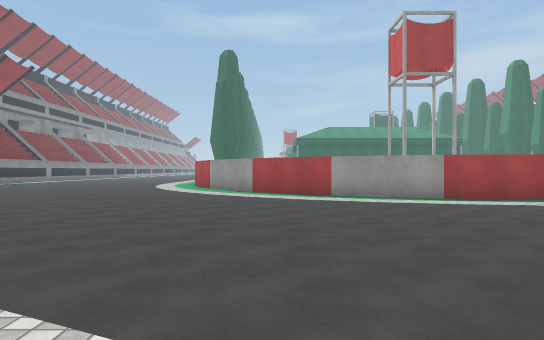
View 1 (above)

22 first-person views from a walk through a Unity game level. The camera is 1.3 m above the floor, looks level and sees 70° across. The floor is counted in squares, 2 m on a side. Each view is taken from the middle of a square. On the plan, view 1 faces up. The plan holds only what a view shows up to about 11 squares ahead; the rest is blank. The place goes on beyond the plan. The player character is not drawn. Some surface patterns are stand-ins.

View 2
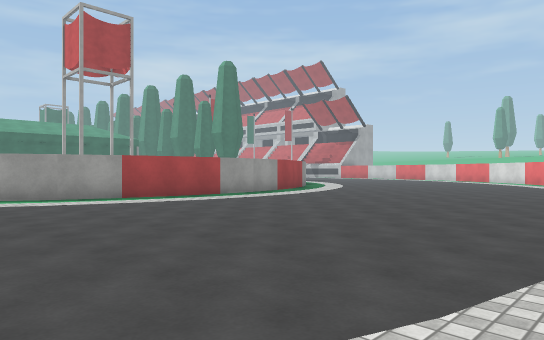

View 3
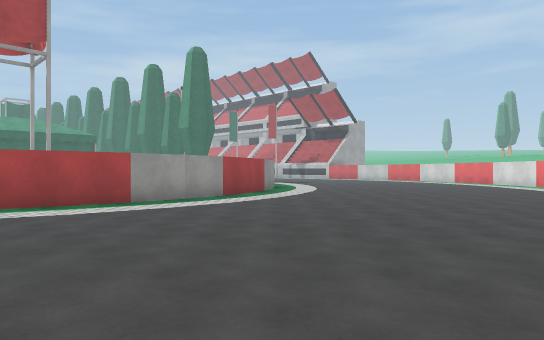

View 4
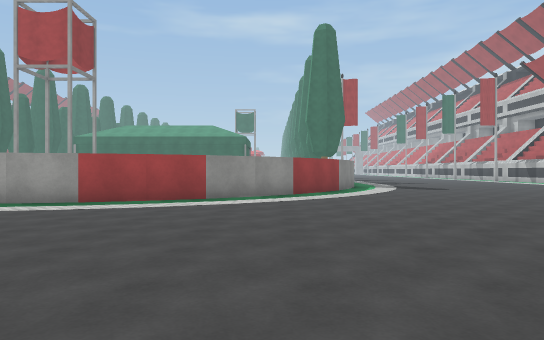

View 5
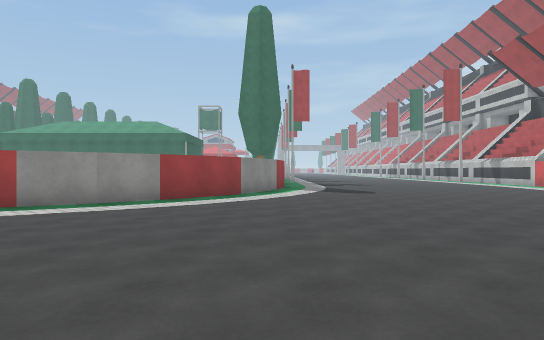

View 6
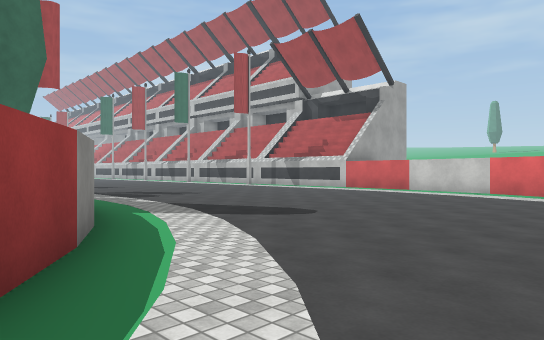

View 7
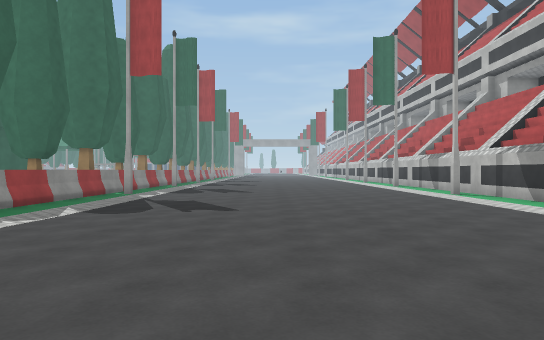

View 8
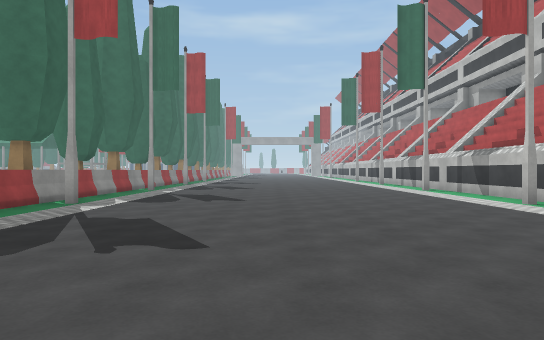

View 9
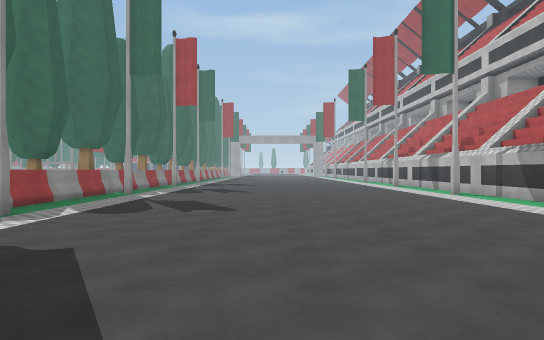

View 10
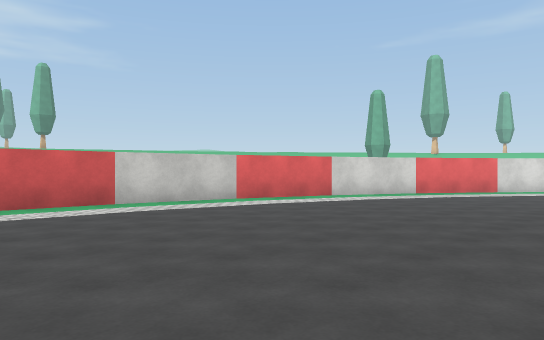

View 11
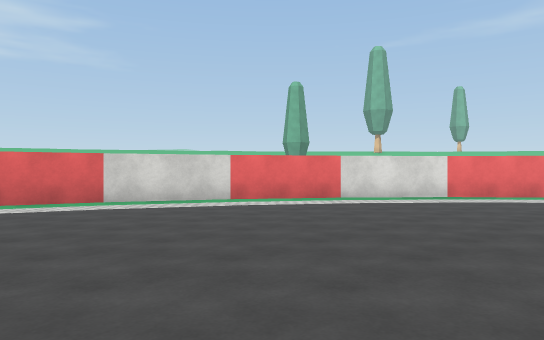

View 12
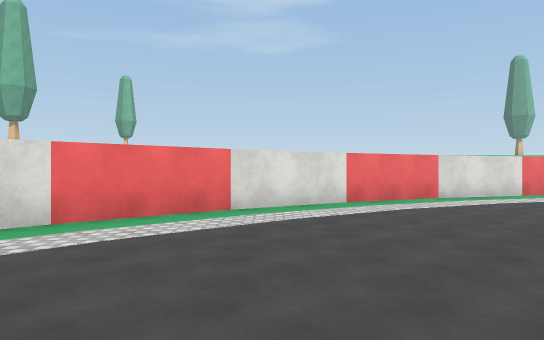

View 13
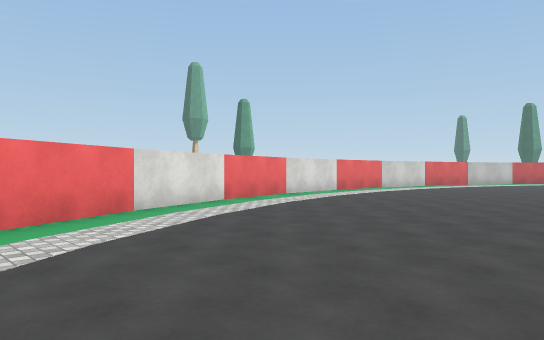

View 14
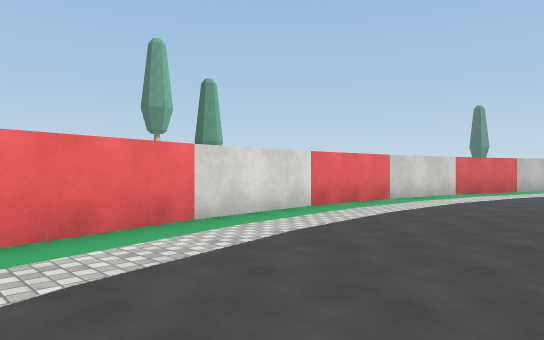

View 15
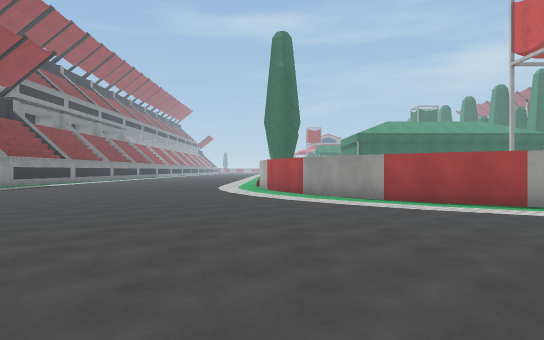

View 16
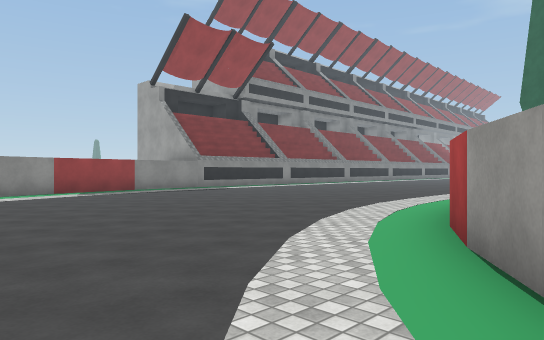

View 17
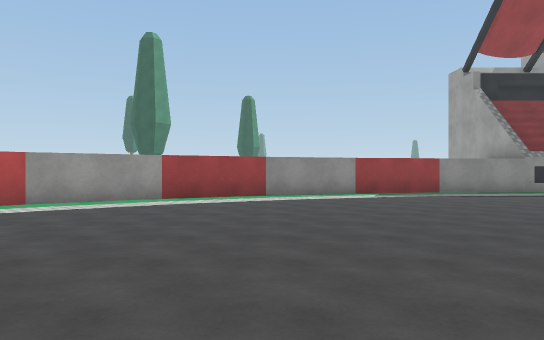

View 18
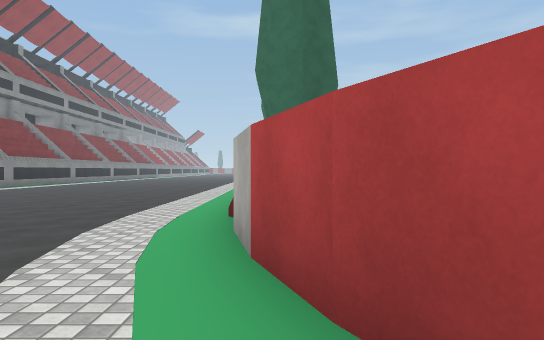

View 19
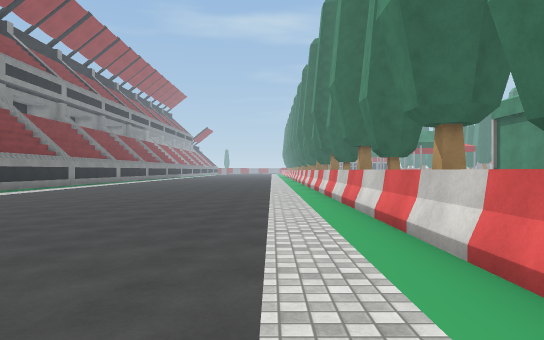

View 20
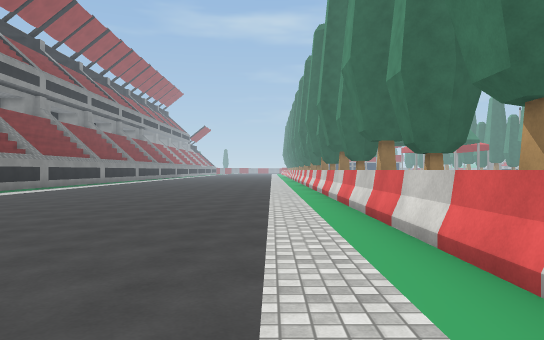

View 21
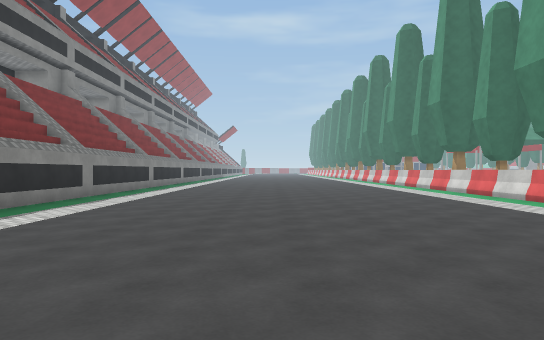

View 22
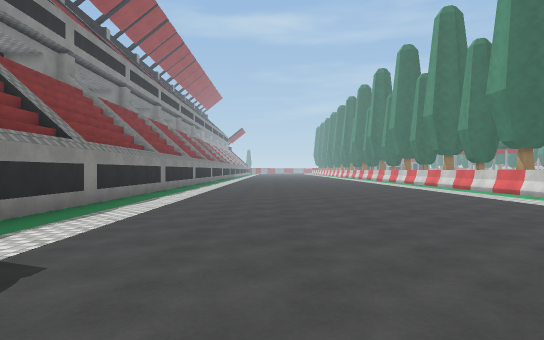

### Floor plan
Points are (right, up) in squares from view 1. A wall is a line through its corners. A room is listed if a view was taken in it or the views show most of it. See-through windows are left out.
Room 1 (views 1, 2, 3, 4, 5, 6, 7, 8, 9, 10, 11, 12, 13, 14, 15, 16, 17, 18, 19, 20, 21, 22)
walls: (7.9, 8.6) (6.5, 8.5) (5.2, 8.6) (3.9, 8.8); (4, 8.8) (2.6, 9.3); (9.2, 8.9) (7.7, 8.6); (2.8, 9.2) (1.4, 9.9); (10.4, 9.3) (9, 8.8); (1.6, 9.8) (0.3, 10.6); (0.5, 10.5) (-0.6, 11.5); (12.6, 10.6) (11.5, 9.8) (10.3, 9.2); (-0.5, 11.4) (-1.5, 12.5); (13.6, 11.5) (12.6, 10.5); (-1.4, 12.3) (-2.2, 13.6); (14.5, 12.4) (13.5, 11.4); (9, -1.3) (11.7, -0.8); (-2.2, 13.5) (-2.8, 14.8); (1.3, -0.8) (3.9, -1.3) (6.5, -1.5) (9.1, -1.3); (-0.3, -0.3) (1.4, -0.8); (11.6, -0.8) (14.2, 0.1); (-2.7, 14.6) (-3.2, 16); (14.1, 0) (16.5, 1.2) (18.8, 2.7); (15.8, 14.7) (15.2, 13.5) (14.4, 12.4); (-3.1, 15.9) (-3.4, 17.2); (18.7, 2.6) (20.6, 4.4) (22.4, 6.3); (-3.5, 19) (-3.5, 19.5); (-9.4, 6.4) (-9.1, 6); (-3.5, 20.4) (-3.5, 21.5); (22.3, 6.2) (23.8, 8.5); (-10.9, 8.6) (-9.3, 6.3); (16.4, 21.5) (16.4, 20.4); (23.8, 8.4) (25, 10.9); (-3.5, 23.4) (-3.5, 24.5); (-12, 10.9) (-10.8, 8.4); (16.4, 23.5) (16.4, 22.4); (24.9, 10.8) (25.8, 13.4); (-12.8, 13.4) (-11.9, 10.8); (-3.5, 25.4) (-3.5, 26.5); (-13, 14.3) (-12.8, 13.3); (25.8, 13.3) (26.3, 16); (16.4, 26.5) (16.4, 25.4); (26.5, 15.9) (26.5, 17.8); (-3.5, 28.4) (-3.5, 29.5); (16.4, 28.5) (16.4, 27.4); (26.5, 20.9) (26.5, 29)
objects: tree (-3, 20) to (-2, 20); tree (-3, 22) to (-2, 23); tree (-3, 25) to (-2, 25); tree (-3, 27) to (-2, 28); tree (-3, 30) to (-2, 30); tree (15, 19) to (16, 20); tree (15, 22) to (16, 22); tree (15, 24) to (16, 25); tree (15, 27) to (16, 27); tree (15, 29) to (16, 30)

Positions as (right, up) in squares from view 1, and headings:
1: (0, 0), facing up
2: (0, 0), facing up-right
3: (3, 1), facing up-right
4: (13, 1), facing up
5: (16, 3), facing up
6: (14, 10), facing up-right
7: (21, 13), facing up
8: (21, 16), facing up
9: (21, 18), facing up
10: (19, 19), facing down-right
11: (17, 14), facing down-right
12: (18, 9), facing down
13: (17, 6), facing down-left
14: (12, 3), facing down-left
15: (-3, 3), facing up
16: (-1, 10), facing up-left
17: (-2, 11), facing left
18: (-3, 13), facing up
19: (-5, 17), facing up
20: (-5, 19), facing up
21: (-9, 19), facing up
22: (-10, 16), facing up
